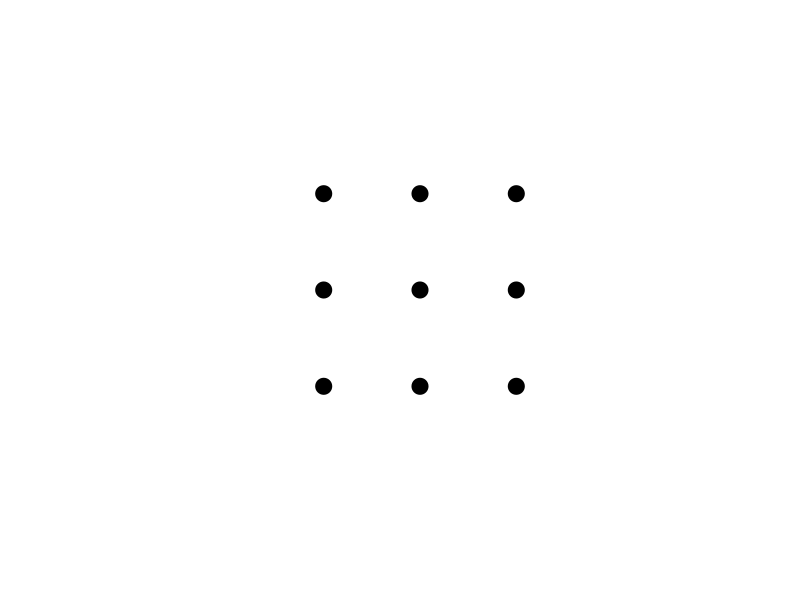

The R script that drew this image:
##### SET WD TO SOURCE FILE LOCATION #####

## CREATE DATA SET WITH DATAPOINTS TO BE ENTERED IN GRAPH ##
dat <- matrix(ncol = 2, c(1,1, 1,2, 1,3, 2,1, 2,2, 2,3, 3,1, 3,2, 3,3), byrow = TRUE) #creates a 3x3 grid

# oldpar <- par #store old values for par, so par settings can be reset
par(pty="s") #to create a square plotting region

###### RANDOMIZE COLORS AKA PATTERN OF DOTS PER GRAPH #####
# write a loop to change colors with a maximum of 3/4/5 black dots per figure
rndcolors <- c("black") #for testing purposes

##### PLOT THE DATAPOINTS #####

plot(dat[,2]~dat[,1], type="p", xlab = "", ylab = "", xlim=c(0,4), ylim=c(0,4), cex = 2, frame.plot=FALSE, asp = 1, lwd = 2,
     axes = FALSE, pch = 21, bg = rndcolors)

#type = p and pch 21 creates circkles that can be filled. bg determines the colors of the circkels. A vector of colors assigns a different color per datapoint
# cex =2 enlarges the datapoints. asp ratio = 1 to ensure that vertical and horizontal distances between datapoints are the same

###### CREATE FUNCTION TO SAVE CREATED PLOTS #####
#
#
#
################################################



